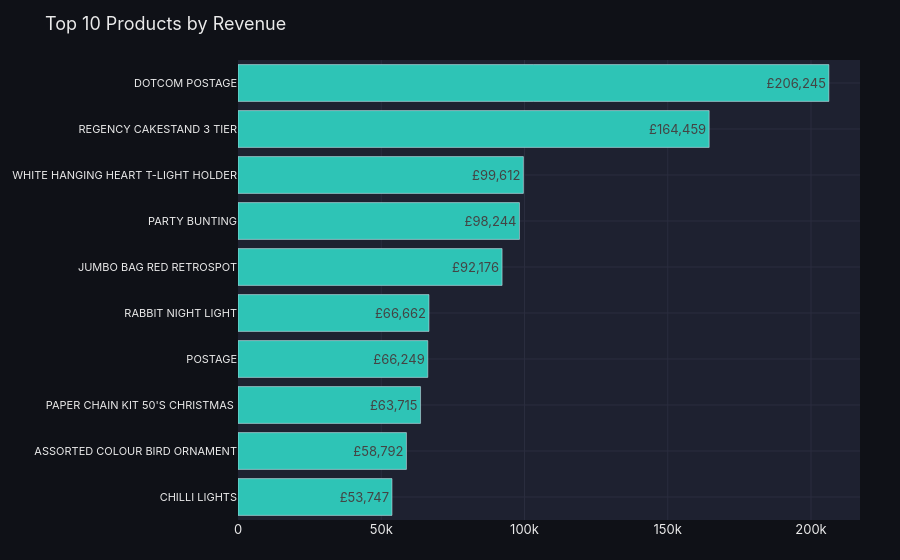

The notebook cell saved with this chart:
### Markdown cell above
---
## 3. Product Performance

### 3a. Top 10 Products by Revenue

### Code cell
top_products = get_top_products(df_clean, n=10)
fig = plot_top_products(top_products, n=10)
fig.show()

### Figure 1 — Plotly figure (JSON) as saved in the notebook; plotly's stock layout.template omitted (floating-point values rounded to 4 significant figures)
{"data": [{"marker": {"color": "#2EC4B6"}, "orientation": "h", "text": ["£53,747", "£58,792", "£63,715", "£66,249", "£66,662", "£92,176", "£98,244", "£99,612", "£164,459", "£206,245"], "textposition": "auto", "type": "bar", "x": [53750.0, 58790.0, 63720.0, 66250.0, 66660.0, 92180.0, 98240.0, 99610.0, 164500.0, 206200.0], "y": ["CHILLI LIGHTS", "ASSORTED COLOUR BIRD ORNAMENT", "PAPER CHAIN KIT 50'S CHRISTMAS ", "POSTAGE", "RABBIT NIGHT LIGHT", "JUMBO BAG RED RETROSPOT", "PARTY BUNTING", "WHITE HANGING HEART T-LIGHT HOLDER", "REGENCY CAKESTAND 3 TIER", "DOTCOM POSTAGE"]}], "layout": {"font": {"color": "#EAEAEA", "family": "Inter, sans-serif", "size": 13}, "legend": {"bgcolor": "rgba(0,0,0,0)", "borderwidth": 0}, "margin": {"b": 40, "l": 40, "r": 40, "t": 60}, "paper_bgcolor": "#0F1117", "plot_bgcolor": "#1E2130", "title": {"font": {"color": "#EAEAEA", "size": 18}, "text": "Top 10 Products by Revenue"}, "xaxis": {"gridcolor": "#2A2D3E", "showgrid": true, "zeroline": false}, "yaxis": {"gridcolor": "#2A2D3E", "showgrid": true, "tickfont": {"size": 11}, "zeroline": false}}}
